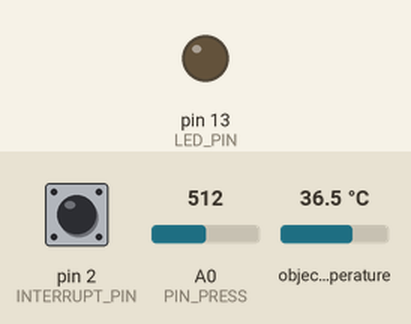
A sketch run on a simulated Arduino Uno, built with avr-gcc and run on an emulated ATmega328P. On the bench: output pins drawn as LEDs (lit = HIGH). Dashed ring = blinking. The inputs (shaded band) are chosen by the test bench; at power-on: pin 2 (INTERRUPT_PIN) HIGH, A0 (PIN_PRESS) = 512, object temperature 36.5 °C. The local clock reads 2024-03-15 10:24:30 at power-on unless the sketch sets it; storage starts empty; what the sketch prints to the serial monitor is not drawn.

Above: at 1.2 s.
1.3 s: pin 2 (INTERRUPT_PIN) pulled LOW for 0.15 s
At 2.5 s:
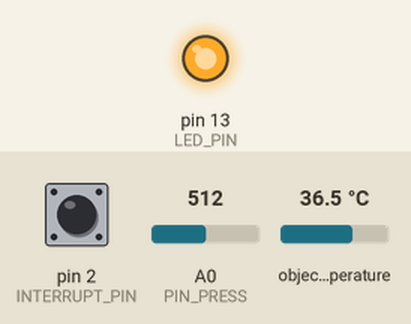
2.9 s: A0 (PIN_PRESS) set to 106
4.8 s: A0 (PIN_PRESS) set to 95
6.6 s: pin 2 (INTERRUPT_PIN) pulled LOW for 1 s
At 7.6 s:
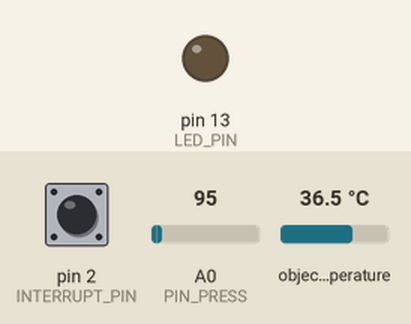
9.1 s: pin 2 (INTERRUPT_PIN) pulsed LOW 5 times (0.12 s each, 0.3 s apart)
At 9.27 s:
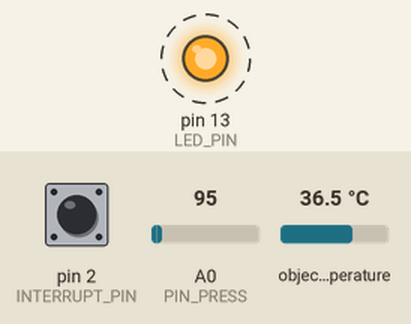
12.1 s: pin 2 (INTERRUPT_PIN) driven LOW
At 13.1 s:
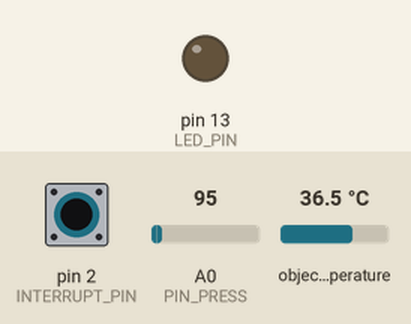
Timing chart, 0 to 14.6 s (numbered marks = the images above; inputs shaded):
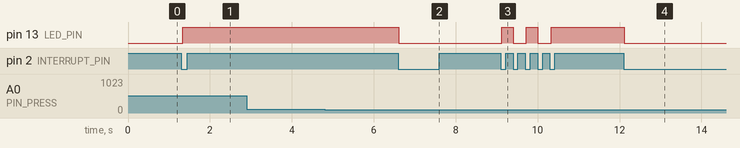

Measured:
- after the input at 1.3 s, pin 13 (LED_PIN): LOW → HIGH at once
- after the input at 2.9 s, every drawn part: stays the same
- after the input at 4.8 s, every drawn part: stays the same
- after the input at 6.6 s, pin 13 (LED_PIN): HIGH → LOW at once
- after the input at 9.1 s, pin 13 (LED_PIN): alternates HIGH for 0.28 s and LOW for 0.32 s, 5 changes in all, then stays HIGH, starting at once
- after the input at 12.1 s, pin 13 (LED_PIN): HIGH → LOW at once

The sketch:

teste_arduinouno_datalogSD.ino
```cpp
#include <SPI.h>
#include <Wire.h>
#include <Adafruit_MLX90614.h>
#include <SD.h>
#include "RTClib.h"

///
#define SERIAL_BAUDRATE 9600
#define LED_PIN 13
///MPU Releated
const short MPU[3] = {0x68, 0x69, 0x68};
//MLX releated
Adafruit_MLX90614 mlx;

//MLX
double  Temp[4] = { 8.1, 9.2, 10.3, 11.4 }; // temp dos discos de freio
//sensor de pressao
#define PIN_PRESS A0
int16_t Pressao = 12; // pressao do freio

short sensor_1 = 0, sensor_2 = 1, sensor_3 = 2, sensor_4 = 3;

#define INTERRUPT_PIN 2 //pinos que funcionam: 2, 3, 19, 18 no mega, no uno 2 e 3 somente

//Pino CS do cartao SD
int Pino_CS = 10;
File file; // variável de arquivo
RTC_DS1307 rtc; // módulo rtc com o real time
bool grava = false; // variável que indica se vai gravar ou não

void getTempValue(int pMultiplex, double *pTemp)
{
  *pTemp = mlx.readObjectTempC();
}

void getPressValue(int pMultiplex, int16_t *pPress)
{
  *pPress = analogRead(PIN_PRESS);
}

void readSensorsData(){
  getTempValue      (sensor_1,
                     &Temp[sensor_1]);
  getPressValue     (sensor_1,
                     &Pressao);
  Serial.print(Temp[sensor_1]);
  Serial.print(Pressao);
}

///

void grava_SD ()
{
  detachInterrupt(digitalPinToInterrupt(digitalPinToInterrupt(INTERRUPT_PIN)));

   static unsigned long last_interrupt_time = 0;
   unsigned long interrupt_time = millis();
   // If interrupts come faster than 200ms, assume it's a bounce and ignore
   if (interrupt_time - last_interrupt_time > 200)
   {
     grava = !grava;
   }
   last_interrupt_time = interrupt_time;

  attachInterrupt(digitalPinToInterrupt(INTERRUPT_PIN), grava_SD, FALLING);
}

///
void grava_cartao_SD()
{
  Serial.print("Gravando SD");
  //Abre arquivo no SD para gravacao
  file = SD.open("log.txt", FILE_WRITE);
  //Le as informacoes de data e hora
  DateTime now = rtc.now();
  //Grava data no cartao SD
  file.print("Data/hora: ");
  file.print(now.day(), DEC);
  file.print('/');
  file.print(now.month() < 10 ? "0" : "");
  file.print(now.month(), DEC);
  file.print('/');
  file.print(now.year(), DEC);
  file.print(' ');
  file.print(now.hour() < 10 ? "0" : "");
  file.print(now.hour(), DEC);
  file.print(':');
  file.print(now.minute() < 10 ? "0" : "");
  file.print(now.minute(), DEC);
  file.print(':');
  file.print(now.second() < 10 ? "0" : "");
  file.print(now.second(), DEC);
  file.print(' ');
  //Grava Info no cartao SD
  file.print(Temp[sensor_1]);file.print(':');

  file.println(Pressao);
  //Fecha arquivo
  file.close();
}
///

void setup() {
  pinMode(LED_PIN, OUTPUT);
  Serial.begin(SERIAL_BAUDRATE);

  Wire.begin();

  Serial.println("Inicializando MLX...");
  mlx = Adafruit_MLX90614();

  if(!mlx.begin())
    Serial.println("MLX não inicializado");

  Serial.println("MLX inicializado");
  Serial.println("Iniciando cartao SD...");

  if (!SD.begin(Pino_CS))
  {
    Serial.println("Falha na inicializacao do SD!");
    return;
  }
}

void loop() {
  detachInterrupt(digitalPinToInterrupt(digitalPinToInterrupt(INTERRUPT_PIN)));

  if(grava)
    digitalWrite(LED_PIN, HIGH);
  else
    digitalWrite(LED_PIN, LOW);

  readSensorsData();

  if(grava)
    grava_cartao_SD();

  attachInterrupt(digitalPinToInterrupt(INTERRUPT_PIN), grava_SD, FALLING);
}
```
